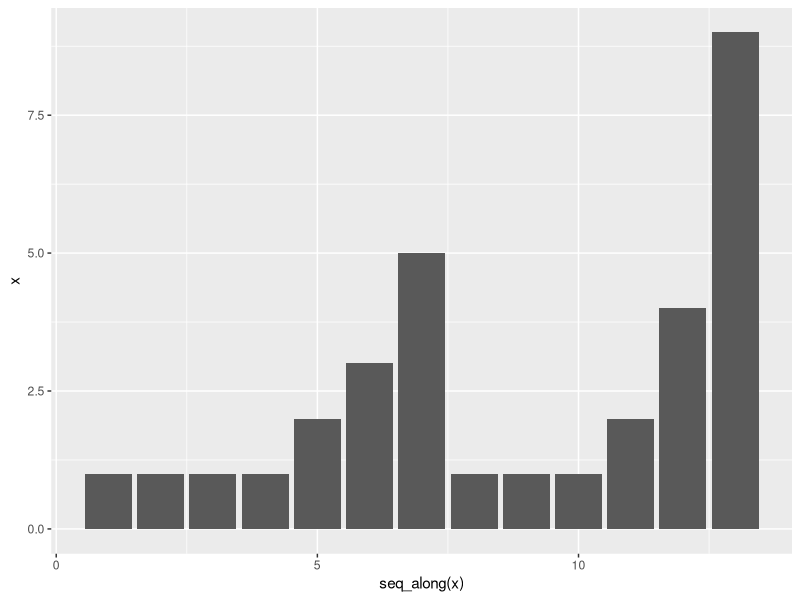

Source code (R):
# reference: https://stackoverflow.com/questions/20350361/plot-vector-as-barplot?rq=1

library(tidyverse)
library(reshape2)
a<-matrix(NA, ncol=3, nrow=100)
a[,1]<-1:100
a[,2]<-rnorm(100)
a[,3]<-rnorm(100)
x<-c(1,1,1,1,2,3,5,1,1,1,2,4,9)
y<-length(x)
a<-melt(as.data.frame(a),id.vars="V1")
ggplot(data.frame(x),aes(seq_along(x),x))+geom_bar(stat="identity")
